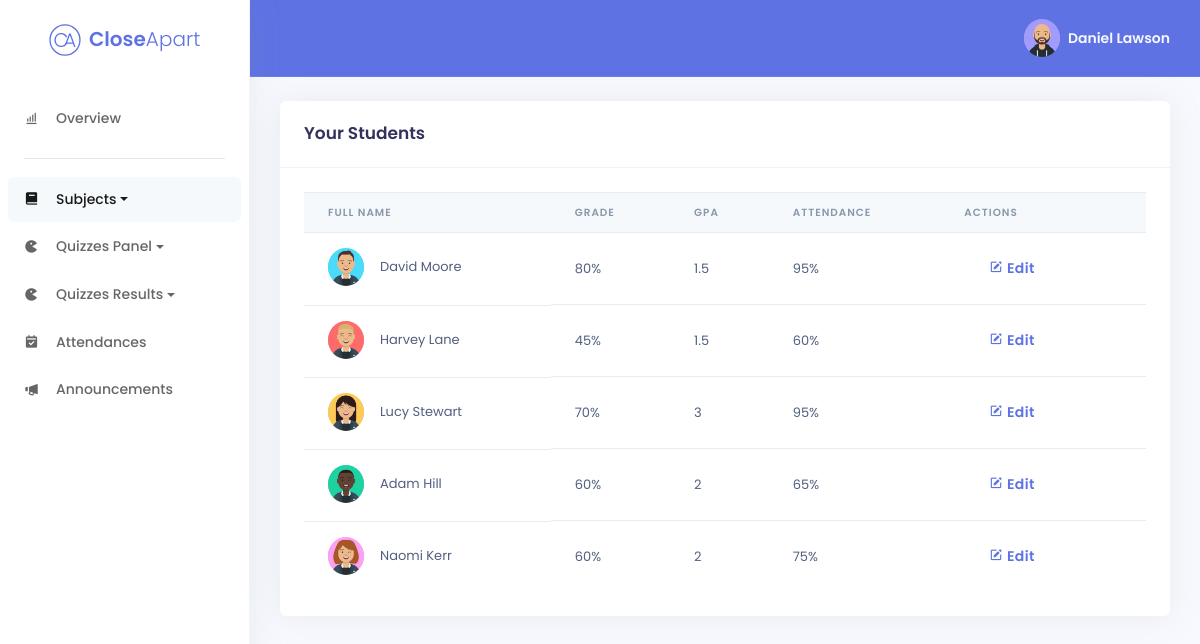
The app's page /staff/subjects/history/history.php (signed in) with its own data.
### tables this page shows
CREATE TABLE IF NOT EXISTS Staff (
staff_id SMALLINT(3) NOT NULL AUTO_INCREMENT,
staff_fullname VARCHAR(255) NULL DEFAULT NULL,
staff_email VARCHAR(255) NULL DEFAULT NULL,
staff_password VARCHAR(255) NULL DEFAULT NULL,
staff_phone INT(10) ZEROFILL NULL,
staff_address VARCHAR(255) NULL,
staff_city VARCHAR(255) NULL,
staff_country VARCHAR(255) NULL,
staff_eircode VARCHAR(255) NULL,
staff_bio TEXT NULL,
staff_avatar VARCHAR(255) DEFAULT 'daniel-avataaar.png',
google_id VARCHAR(255) NULL,
PRIMARY KEY (staff_id));

CREATE TABLE IF NOT EXISTS Students (
student_id SMALLINT(3) NOT NULL AUTO_INCREMENT,
student_fullname VARCHAR(255) NULL DEFAULT NULL,
student_email VARCHAR(255) NULL DEFAULT NULL,
student_password VARCHAR(255) NULL DEFAULT NULL,
student_phone INT(10) ZEROFILL NULL,
student_address VARCHAR(255) NULL,
student_city VARCHAR(255) NULL,
student_country VARCHAR(255) NULL,
student_eircode VARCHAR(255) NULL,
student_bio TEXT NULL,
student_avatar VARCHAR(255) DEFAULT 'david-avataaar.png',
attendance SMALLINT(3) NULL,
attendance_explained SMALLINT(3) NULL,
attendance_unexplained SMALLINT(3) NULL,
class_id INT(11) NOT NULL,
PRIMARY KEY (student_id));

CREATE TABLE IF NOT EXISTS Subjects (
subject_id INT(11) NOT NULL,
subject_name VARCHAR(255) NULL DEFAULT NULL,
subject_grade SMALLINT(3) NULL DEFAULT NULL,
subject_gpa VARCHAR(255) NULL DEFAULT NULL,
subject_attendance SMALLINT(3) NULL DEFAULT NULL,
student_email VARCHAR(255) NOT NULL);

### staff/subjects/history/history.php (the view, shortened to what this page needs)
<?php
require('../../../config/db.php');
function getStaffData($staffId) {
	require('../../../config/db.php');
	$array = array();
	$query = mysqli_query($conn, "SELECT * FROM staff WHERE staff_id=" . $staffId);
	while ($row = mysqli_fetch_assoc($query)) {
		$array['staff_id'] = $row['staff_id'];
		$array['staff_fullname'] = $row['staff_fullname'];
		$array['staff_email'] = $row['staff_email'];
		$array['staff_password'] = $row['staff_password'];
		$array['staff_avatar'] = $row['staff_avatar'];
	}
	return $array;
}
function getId($email) {
	require('../../../config/db.php');
	$query = mysqli_query($conn, "SELECT staff_id FROM staff WHERE staff_email='" . $email . "'");
	while ($row = mysqli_fetch_assoc($query)) {
		return $row['staff_id'];
	}
}
if (isset($_SESSION['staff_email'])) {
	$staffData = getStaffData(getId($_SESSION['staff_email']));
}
$query = "SELECT * FROM students JOIN classes USING(class_id) JOIN subjects USING(student_email) WHERE subject_name='History' AND staff_email='" . $staffData['staff_email'] . "' OR subject_name='History' AND staff_email='" . $_SESSION['email'] . "' ORDER BY student_id ASC";
$result = mysqli_query($conn, $query);
$lists = mysqli_fetch_all($result, MYSQLI_ASSOC);
?>
<!DOCTYPE html>
<html lang="en">
<head>
	<link href='https://unpkg.com/boxicons@2.0.7/css/boxicons.min.css' rel='stylesheet'>
	<link rel="stylesheet" href="../../../assets/css/argon.min.css">
	<link rel="stylesheet" type="text/css" href="https://cdn.datatables.net/1.10.23/css/dataTables.bootstrap4.min.css"/>
</head>
<body>
	<nav class="sidenav navbar navbar-vertical fixed-left navbar-expand-xs navbar-light bg-white" id="sidenav-main">
		<div class="scrollbar-inner">
			<div class="sidenav-header align-items-center">
				<a class="navbar-brand d-flex justify-content-center" href="../../../index.php">
					<img src="../../../assets/images/brand/closeapart-logo-primary.svg" class="mr-2 brand-logo" alt="closeapart logo">
					<span class="font-weight-bold text-primary">Close</span><span
						class="font-weight-light text-primary">Apart</span>
				</a>
			</div>
			<div class="navbar-inner">
				<div class="collapse navbar-collapse" id="sidenav-collapse-main">
					<ul class="navbar-nav">
						<li class="nav-item">
							<a class="nav-link" href="../../dashboard.php">
								<i class='bx bx-bar-chart-alt'></i>
								<span class="nav-link-text">Overview</span>
							</a>
						</li>
					</ul>
					<hr class="my-3">
					<ul class="navbar-nav">
						<li class="nav-item">
							<a class="nav-link dropdown-toggle active" href="#" role="button" data-toggle="dropdown" aria-haspopup="true"
								aria-expanded="false">
								<i class='bx bxs-book'></i>
								<span class="nav-link-text">Subjects</span>
							</a>
						</li>
						<li class="nav-item">
							<a class="nav-link dropdown-toggle" href="#" role="button" data-toggle="dropdown" aria-haspopup="true"
								aria-expanded="false">
								<i class='bx bxs-game'></i>
								<span class="nav-link-text">Quizzes Panel</span>
							</a>
						</li>
						<li class="nav-item">
							<a class="nav-link dropdown-toggle" href="#" role="button" data-toggle="dropdown" aria-haspopup="true"
								aria-expanded="false">
								<i class='bx bxs-game'></i>
								<span class="nav-link-text">Quizzes Results</span>
							</a>
						</li>
						<li class="nav-item">
							<a class="nav-link" href="../../attendances/attendances.php">
								<i class='bx bxs-calendar-check'></i>
								<span class="nav-link-text">Attendances</span>
							</a>
						</li>
						<li class="nav-item">
							<a class="nav-link" href="../../announcements/announcements.php">
							<i class='bx bxs-megaphone'></i>
								<span class="nav-link-text">Announcements</span>
							</a>
						</li>
					</ul>
				</div>
			</div>
		</div>
	</nav>
	<div class="main-content">
		<nav class="navbar navbar-top navbar-expand navbar-dark bg-primary border-bottom">
			<div class="container-fluid">
				<div class="collapse navbar-collapse" id="navbarSupportedContent">
					<ul class="navbar-nav align-items-center">
						<li class="nav-item dropdown">
							<a class="nav-link pr-0" href="#" role="button" data-toggle="dropdown" aria-haspopup="true"
								aria-expanded="false">
								<div class="media align-items-center">
									<span class="avatar avatar-sm rounded-circle">
										<?php if($_SESSION['access_token'] == true): ?>
											<img src='<?php echo $_SESSION['picture']; ?>' />
										<?php else: ?>
											<img src='../../../assets/images/avatars/<?php echo $staffData['staff_avatar'] ?>' />
										<?php endif; ?>
									</span>
									<div class="media-body ml-2 d-none d-lg-block">
										<span class="mb-0 text-sm font-weight-bold"><?php echo $staffData['staff_fullname'] . $_SESSION['givenName'] . ' ' . $_SESSION['familyName'] ?></span>
									</div>
								</div>
							</a>
						</li>
					</ul>
				</div>
			</div>
		</nav>
		<div class="container-fluid mt-4">
			<div class="row">
				<div class="col-xl-12">
					<div class="card">
						<div class="card-header bg-transparent">
							<div class="row align-items-center">
								<div class="col">
									<h3 class="mb-0">Your Students</h3>
								</div>
							</div>
						</div>
						<div class="card-body">
							<div class="table-responsive">
								<table id="sorttable" class="table align-items-center table-flush hover stripe" style="border: none;">
									<thead class="thead-light">
										<tr>
											<th scope="col">Full Name</th>
											<th scope="col">Grade</th>
											<th scope="col">GPA</th>
											<th scope="col">Attendance</th>
											<th scope="col">Actions</th>
										</tr>
									</thead>
									<tbody>
										<?php foreach($lists as $list) : ?>
										<tr>
										<td class="d-flex align-items-center">
											<span class="avatar avatar-sm rounded-circle mr-3">
												<img src='../../../assets/images/avatars/<?php echo $list['student_avatar'] ?>' />
											</span>
												<?php echo $list['student_fullname'] ?>
											</td>
											<td>
												<?php echo $list['subject_grade'] . '%' ?>
											</td>
											<td>
												<?php echo $list['subject_gpa'] ?>
											</td>
											<td>
												<?php echo $list['subject_attendance'] . '%' ?>
											</td>
											<td>
												<div class="d-flex">
													<a href="edit.php?id=<?php echo $list['student_id']?>"
														class="px-4 py-2 mr-2 btn text-primary shadow-none"><i
															class='bx bxs-edit'></i> Edit</a>
											</td>
										</tr>
										<?php endforeach; ?>
									</tbody>
								</table>
							</div>
						</div>
					</div>
				</div>
			</div>
		</div>
	</div>
</body>
</html>

### records on screen
staff: staff_id+staff_avatar (picture), staff_id+staff_fullname "Daniel Lawson"
students: student_avatar (picture), student_fullname "David Moore", subjects.subject_grade "80", subjects.subject_gpa "1.5", subjects.subject_attendance "95"
students: student_avatar (picture), student_fullname "Harvey Lane", subjects.subject_grade "45", subjects.subject_gpa "1.5", subjects.subject_attendance "60"
students: student_avatar (picture), student_fullname "Lucy Stewart", subjects.subject_grade "70", subjects.subject_gpa "3", subjects.subject_attendance "95"
students: student_avatar (picture), student_fullname "Adam Hill", subjects.subject_grade "60", subjects.subject_gpa "2", subjects.subject_attendance "65"
students: student_avatar (picture), student_fullname "Naomi Kerr", subjects.subject_grade "60", subjects.subject_gpa "2", subjects.subject_attendance "75"
